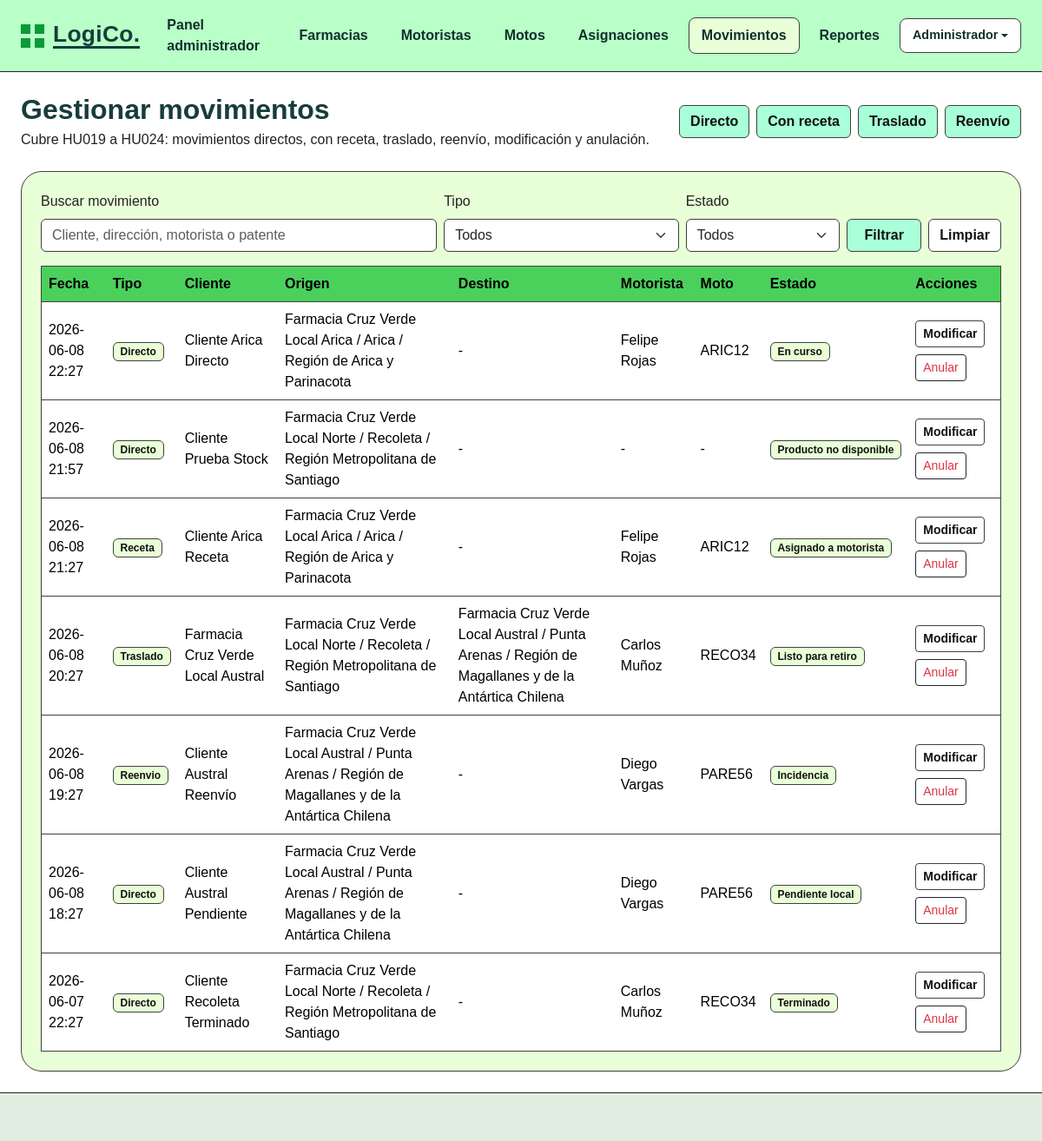
The app's page /modulos_page/movimientos.php (signed in) with its own data.
### tables this page shows
CREATE TABLE movimientos (
    id INT NOT NULL AUTO_INCREMENT,
    codigo_pedido VARCHAR(30) NOT NULL UNIQUE,
    tipo ENUM('Directo','Receta','Traslado','Reenvio') NOT NULL DEFAULT 'Directo',
    farmacia_origen_id INT NULL,
    farmacia_destino_id INT NULL,
    motorista_id INT NULL,
    moto_id INT NULL,
    fecha_movimiento DATETIME NOT NULL DEFAULT CURRENT_TIMESTAMP,
    fecha_entrega DATETIME NULL,
    cliente_nombre VARCHAR(120) NOT NULL,
    direccion_entrega VARCHAR(180) NOT NULL,
    telefono_cliente VARCHAR(30) NULL,
    descripcion VARCHAR(255) NULL,
    requiere_receta TINYINT(1) NOT NULL DEFAULT 0,
    receta_retirada TINYINT(1) NOT NULL DEFAULT 0,
    disponibilidad_producto ENUM('Pendiente','Disponible','No disponible') NOT NULL DEFAULT 'Pendiente',
    estado ENUM('Pendiente local','Producto no disponible','Preparando','Listo para retiro','Asignado a motorista','En curso','Terminado','No entregado','Incidencia','Anulado','Reenviado') NOT NULL DEFAULT 'Pendiente local',
    incidencia_descripcion TEXT NULL,
    motivo_anulacion VARCHAR(255) NULL,
    creado_por_usuario_id INT NULL,
    creado_en TIMESTAMP DEFAULT CURRENT_TIMESTAMP,
    actualizado_en TIMESTAMP DEFAULT CURRENT_TIMESTAMP ON UPDATE CURRENT_TIMESTAMP,
    CONSTRAINT pk_movimientos PRIMARY KEY (id),
    CONSTRAINT fk_movimientos_farmacia_origen FOREIGN KEY (farmacia_origen_id)
        REFERENCES farmacias(id)
        ON UPDATE CASCADE
        ON DELETE SET NULL,
    CONSTRAINT fk_movimientos_farmacia_destino FOREIGN KEY (farmacia_destino_id)
        REFERENCES farmacias(id)
        ON UPDATE CASCADE
        ON DELETE SET NULL,
    CONSTRAINT fk_movimientos_motorista FOREIGN KEY (motorista_id)
        REFERENCES motoristas(id)
        ON UPDATE CASCADE
        ON DELETE SET NULL,
    CONSTRAINT fk_movimientos_moto FOREIGN KEY (moto_id)
        REFERENCES motos(id)
        ON UPDATE CASCADE
        ON DELETE SET NULL,
    CONSTRAINT fk_movimientos_usuario_creador FOREIGN KEY (creado_por_usuario_id)
        REFERENCES usuarios(id)
        ON UPDATE CASCADE
        ON DELETE SET NULL
);

CREATE TABLE farmacias (
    id INT NOT NULL AUTO_INCREMENT,
    codigo VARCHAR(20) NOT NULL UNIQUE,
    nombre VARCHAR(120) NOT NULL,
    direccion VARCHAR(180) NOT NULL,
    comuna VARCHAR(80) NOT NULL,
    provincia VARCHAR(80) NOT NULL,
    region VARCHAR(120) NOT NULL,
    telefono VARCHAR(30) NOT NULL,
    tipo ENUM('Central','Local') NOT NULL DEFAULT 'Local',
    estado ENUM('Activa','Inactiva') NOT NULL DEFAULT 'Activa',
    creado_en TIMESTAMP DEFAULT CURRENT_TIMESTAMP,
    actualizado_en TIMESTAMP DEFAULT CURRENT_TIMESTAMP ON UPDATE CURRENT_TIMESTAMP,
    CONSTRAINT pk_farmacias PRIMARY KEY (id)
);

CREATE TABLE motoristas (
    id INT NOT NULL AUTO_INCREMENT,
    farmacia_id INT NULL,
    rut VARCHAR(15) NOT NULL UNIQUE,
    nombres VARCHAR(80) NOT NULL,
    apellidos VARCHAR(80) NOT NULL,
    direccion VARCHAR(180) NOT NULL,
    comuna VARCHAR(80) NOT NULL,
    provincia VARCHAR(80) NOT NULL,
    region VARCHAR(120) NOT NULL,
    telefono VARCHAR(30) NOT NULL,
    correo VARCHAR(120) NOT NULL,
    licencia VARCHAR(40) NOT NULL,
    estado ENUM('Activo','Inactivo') NOT NULL DEFAULT 'Activo',
    creado_en TIMESTAMP DEFAULT CURRENT_TIMESTAMP,
    actualizado_en TIMESTAMP DEFAULT CURRENT_TIMESTAMP ON UPDATE CURRENT_TIMESTAMP,
    CONSTRAINT pk_motoristas PRIMARY KEY (id),
    CONSTRAINT fk_motoristas_farmacias FOREIGN KEY (farmacia_id)
        REFERENCES farmacias(id)
        ON UPDATE CASCADE
        ON DELETE SET NULL
);

CREATE TABLE motos (
    id INT NOT NULL AUTO_INCREMENT,
    motorista_id INT NULL,
    patente VARCHAR(12) NOT NULL UNIQUE,
    marca VARCHAR(80) NOT NULL,
    modelo VARCHAR(80) NOT NULL,
    anio INT NOT NULL,
    estado ENUM('Disponible','En uso','Mantención','Inactiva') NOT NULL DEFAULT 'Disponible',
    creado_en TIMESTAMP DEFAULT CURRENT_TIMESTAMP,
    actualizado_en TIMESTAMP DEFAULT CURRENT_TIMESTAMP ON UPDATE CURRENT_TIMESTAMP,
    CONSTRAINT pk_motos PRIMARY KEY (id),
    CONSTRAINT fk_motos_motoristas FOREIGN KEY (motorista_id)
        REFERENCES motoristas(id)
        ON UPDATE CASCADE
        ON DELETE SET NULL
);

### includes/functions.php (called while the page is built, shortened)
<?php
function e(?string $value): string
{
    return htmlspecialchars((string)$value, ENT_QUOTES, 'UTF-8');
}

### modulos_page/movimientos.php (the view, shortened to what this page needs)
<?php
require_once __DIR__ . '/../config/database.php';
require_once __DIR__ . '/../includes/functions.php';
$q = trim($_GET['q'] ?? '');
$params = [];
$sql = "SELECT m.*, fo.nombre AS farmacia_origen, fo.comuna AS comuna_origen, fo.region AS region_origen, fd.nombre AS farmacia_destino, fd.comuna AS comuna_destino, fd.region AS region_destino,
               mt.nombres, mt.apellidos, mo.patente
        FROM movimientos m
        LEFT JOIN farmacias fo ON fo.id = m.farmacia_origen_id
        LEFT JOIN farmacias fd ON fd.id = m.farmacia_destino_id
        LEFT JOIN motoristas mt ON mt.id = m.motorista_id
        LEFT JOIN motos mo ON mo.id = m.moto_id";
$sql .= ' ORDER BY m.fecha_movimiento DESC, m.id DESC';
$stmt = $pdo->prepare($sql);
$stmt->execute($params);
$rows = $stmt->fetchAll();
require_once __DIR__ . '/../includes/header.php';
?>
<div class="d-flex flex-column flex-lg-row align-items-lg-center justify-content-between gap-3 mb-4">
    <div>
        <h1 class="section-title h2 mb-1">Gestionar movimientos</h1>
        <p class="mb-0">Cubre HU019 a HU024: movimientos directos, con receta, traslado, reenvío, modificación y anulación.</p>
    </div>
    <div class="d-flex flex-wrap gap-2">
        <a href="movimientos.php?action=new&tipo=Directo" class="btn btn-logico">Directo</a>
        <a href="movimientos.php?action=new&tipo=Receta" class="btn btn-logico">Con receta</a>
        <a href="movimientos.php?action=new&tipo=Traslado" class="btn btn-logico">Traslado</a>
        <a href="movimientos.php?action=new&tipo=Reenvio" class="btn btn-logico">Reenvío</a>
    </div>
</div>
<section class="panel-card">
    <form method="get" class="row g-2 align-items-end mb-3">
        <div class="col-12 col-md-5"><label class="form-label">Buscar movimiento</label><input type="search" name="q" class="form-control" placeholder="Cliente, dirección, motorista o patente" value="<?= e($q) ?>"></div>
        <div class="col-12 col-md-3"><label class="form-label">Tipo</label><select name="filtro_tipo" class="form-select"><option value="">Todos</option></select></div>
        <div class="col-12 col-md-2"><label class="form-label">Estado</label><select name="filtro_estado" class="form-select"><option value="">Todos</option></select></div>
        <div class="col-12 col-md-2 d-flex gap-2"><button class="btn btn-logico w-100" type="submit">Filtrar</button><a class="btn btn-outline-logico" href="movimientos.php">Limpiar</a></div>
    </form>
    <?php if (!$rows): ?>
        <div class="empty-state">No existen movimientos para mostrar.</div>
    <?php else: ?>
        <div class="table-responsive">
            <table class="table table-logico align-middle mb-0">
                <thead><tr><th>Fecha</th><th>Tipo</th><th>Cliente</th><th>Origen</th><th>Destino</th><th>Motorista</th><th>Moto</th><th>Estado</th><th>Acciones</th></tr></thead>
                <tbody>
                <?php foreach ($rows as $row): ?>
                    <tr>
                        <td><?= e(substr((string)$row['fecha_movimiento'], 0, 16)) ?></td>
                        <td><span class="badge badge-logico"><?= e($row['tipo']) ?></span></td>
                        <td><?= e($row['cliente_nombre']) ?></td>
                        <td><?= e(($row['farmacia_origen'] ?? '-') . (($row['comuna_origen'] ?? '') ? ' / ' . $row['comuna_origen'] : '') . (($row['region_origen'] ?? '') ? ' / ' . $row['region_origen'] : '')) ?></td>
                        <td><?= e(($row['farmacia_destino'] ?? '-') . (($row['comuna_destino'] ?? '') ? ' / ' . $row['comuna_destino'] : '') . (($row['region_destino'] ?? '') ? ' / ' . $row['region_destino'] : '')) ?></td>
                        <td><?= e(trim(($row['nombres'] ?? '') . ' ' . ($row['apellidos'] ?? '')) ?: '-') ?></td>
                        <td><?= e($row['patente'] ?? '-') ?></td>
                        <td><span class="badge badge-logico"><?= e($row['estado']) ?></span></td>
                        <td><div class="action-grid"><a class="btn btn-sm btn-outline-logico" href="movimientos.php?action=edit&id=<?= e((string)$row['id']) ?>">Modificar</a><?php if ($row['estado'] !== 'Anulado'): ?><form method="post" onsubmit="return confirm('¿Anular este movimiento?');"><button class="btn btn-sm btn-outline-danger border-dark" type="submit">Anular</button></form><?php endif; ?></div></td>
                    </tr>
                <?php endforeach; ?>
                </tbody>
            </table>
        </div>
    <?php endif; ?>
</section>
<?php require_once __DIR__ . '/../includes/footer.php'; ?>

### public/assets/css/styles.css (style rules this page uses)
:root { --logico-dark: #163d3a; --logico-green: #b8ffc8; --logico-green-soft: #e8ffd7; --logico-green-muted: #dfeee0; --logico-button: #a8ffd8; --logico-border: #404040; --logico-bg: #ffffff; }
* { box-sizing: border-box; }
body { min-height: 100vh; margin: 0; background: var(--logico-bg); color: #222; font-family: Arial, Helvetica, sans-serif; }
.hero-card, .panel-card { background: var(--logico-green-soft); border: 1px solid var(--logico-border); border-radius: 24px; }
.panel-card { padding: 22px; }
.btn-logico { background: var(--logico-button); border: 1px solid var(--logico-border); color: #111; font-weight: 600; }
.btn-outline-logico { background: #fff; border: 1px solid var(--logico-border); color: #111; font-weight: 600; }
.table-logico { border: 1px solid var(--logico-border); }
.table-logico thead th { background: #4bd05c; border-color: var(--logico-border); color: #000; vertical-align: middle; }
.table-logico td, .table-logico th { border-color: var(--logico-border); }
.form-control, .form-select { border: 1px solid var(--logico-border); }
.section-title { color: var(--logico-dark); font-weight: 800; }
.badge-logico { background: var(--logico-green-soft); border: 1px solid var(--logico-border); color: #111; }
.action-grid { display: flex; gap: 8px; flex-wrap: wrap; }

### records on screen
movimientos: fecha_movimiento "2026-06-08 22:27", tipo "Directo", cliente_nombre "Cliente Arica Directo", farmacia_origen.region "Farmacia Cruz Verde Local Arica / Arica / Región de Arica y Parinacota", region_destino "-", motorista.apellidos "Felipe Rojas", moto.patente "ARIC12", estado "En curso"
movimientos: fecha_movimiento "2026-06-08 21:57", tipo "Directo", cliente_nombre "Cliente Prueba Stock", farmacia_origen.region "Farmacia Cruz Verde Local Norte / Recoleta / Región Metropolitana de Santiago", region_destino "-", apellidos "-", patente "-", estado "Producto no disponible"
movimientos: fecha_movimiento "2026-06-08 21:27", tipo "Receta", cliente_nombre "Cliente Arica Receta", farmacia_origen.region "Farmacia Cruz Verde Local Arica / Arica / Región de Arica y Parinacota", region_destino "-", motorista.apellidos "Felipe Rojas", moto.patente "ARIC12", estado "Asignado a motorista"
movimientos: fecha_movimiento "2026-06-08 20:27", tipo "Traslado", cliente_nombre "Farmacia Cruz Verde Local Austral", farmacia_origen.region "Farmacia Cruz Verde Local Norte / Recoleta / Región Metropolitana de Santiago", farmacia_destino.region "Farmacia Cruz Verde Local Austral / Punta Arenas / Región de Magallanes y de la Antártica Chilena", motorista.apellidos "Carlos Muñoz", moto.patente "RECO34", estado "Listo para retiro"
movimientos: fecha_movimiento "2026-06-08 19:27", tipo "Reenvio", cliente_nombre "Cliente Austral Reenvío", farmacia_origen.region "Farmacia Cruz Verde Local Austral / Punta Arenas / Región de Magallanes y de la Antártica Chilena", region_destino "-", motorista.apellidos "Diego Vargas", moto.patente "PARE56", estado "Incidencia"
movimientos: fecha_movimiento "2026-06-08 18:27", tipo "Directo", cliente_nombre "Cliente Austral Pendiente", farmacia_origen.region "Farmacia Cruz Verde Local Austral / Punta Arenas / Región de Magallanes y de la Antártica Chilena", region_destino "-", motorista.apellidos "Diego Vargas", moto.patente "PARE56", estado "Pendiente local"
movimientos: fecha_movimiento "2026-06-07 22:27", tipo "Directo", cliente_nombre "Cliente Recoleta Terminado", farmacia_origen.region "Farmacia Cruz Verde Local Norte / Recoleta / Región Metropolitana de Santiago", region_destino "-", motorista.apellidos "Carlos Muñoz", moto.patente "RECO34", estado "Terminado"

### other values on screen
$role "Administrador"
